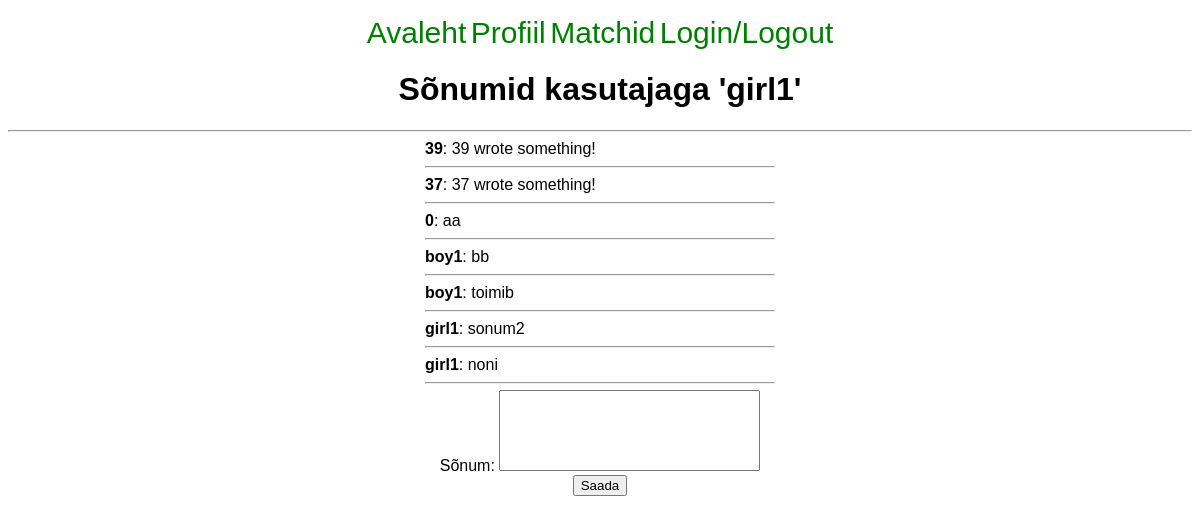
Page /messages.php?other_id=37 (signed in) on the committed database.
### tables this page shows
CREATE TABLE `kamatt_users` (
  `id` int(11) NOT NULL,
  `name` varchar(100) NOT NULL,
  `email` varchar(100) NOT NULL,
  `password` varchar(100) NOT NULL,
  `gender` tinyint(1) NOT NULL,
  `description` text NOT NULL,
  `photo` varchar(100) NOT NULL
);

CREATE TABLE `kamatt_messages` (
  `user_id` int(11) NOT NULL,
  `other_id` int(11) NOT NULL,
  `message` varchar(255) NOT NULL,
  `created_at` timestamp NOT NULL DEFAULT CURRENT_TIMESTAMP,
  `messager` varchar(100) NOT NULL
);

### includes/utils.php (called while the page is built, shortened)
<?php
function get($data, $default = '') {
	$value = sanitize($_GET[$data]);
	return $value;
}
function sanitize($value) {
	return filter_var ($value, FILTER_SANITIZE_STRING, FILTER_FLAG_STRIP_HIGH);
}

### messages.php (the view, shortened to what this page needs)
<?php
require 'menu.php';
require 'includes/utils.php';
?>
<!doctype html>
<html>
	<head>
		<link rel="stylesheet" type="text/css" href="/assets/tinder.css">
	</head>
	<body>
<?php
$other_id = get('other_id');
$user = $_SESSION;
$array = json_decode(json_encode($user), True);
$query = 'SELECT * FROM kamatt_users WHERE id=%s';
$query = sprintf($query, $other_id);
$result = mysqli_query($db, $query);
$match = mysqli_fetch_all ($result, MYSQLI_ASSOC);
if($array['user']['gender'] == 1) {
	$query = 'SELECT * FROM kamatt_messages WHERE user_id=%s AND other_id=%s ORDER BY created_at';
	$query = sprintf($query, $array['user']['id'], $match[0]['id']);
} else {
	$query = 'SELECT * FROM kamatt_messages WHERE user_id=%s AND other_id=%s ORDER BY created_at';
	$query = sprintf($query, $match[0]['id'], $array['user']['id']);
}
$result = mysqli_query($db, $query);
$matches = mysqli_fetch_all ($result, MYSQLI_ASSOC);
?>
<h1>Sõnumid kasutajaga '<?php echo $match[0]['name'] ?>' </h1>
<hr>
<div id="sonumid">
<?php
for ($i=0; $i<count($matches); $i++) {
	echo '<b>' . $matches[$i]['messager'] . '</b>: ';
	echo $matches[$i]['message'];
?>
<hr>
<?php
}
?>
</div>
<div id="staticBlock">
<form method="post" enctype="multipart/form-data">
      <label>Sõnum: </label>
      <textarea name="sentMessage" rows="5" cols="30" value="<?php echo $sentMessage; ?>" maxlength="255"></textarea>
		<br>
      <button name="sendMessage" type="submit">Saada</button>
    </form>
</div>
	</body>
</html>

### assets/tinder.css (style rules this page uses)
body { text-align: center; font-family: Arial; }
textarea { resize: none; }
#sonumid { overflow: scroll; height:250px; width: 350px; margin:0 auto; overflow-x: hidden; overflow-y: scroll; text-align: left; }

### rows in the picture
kamatt_users: name "girl1"
kamatt_messages: messager "39", message "39 wrote something!"
kamatt_messages: messager "37", message "37 wrote something!"
kamatt_messages: messager "0", message "aa"
kamatt_messages: messager "boy1", message "bb"
kamatt_messages: messager "boy1", message "toimib"
kamatt_messages: messager "girl1", message "sonum2"
kamatt_messages: messager "girl1", message "noni"
